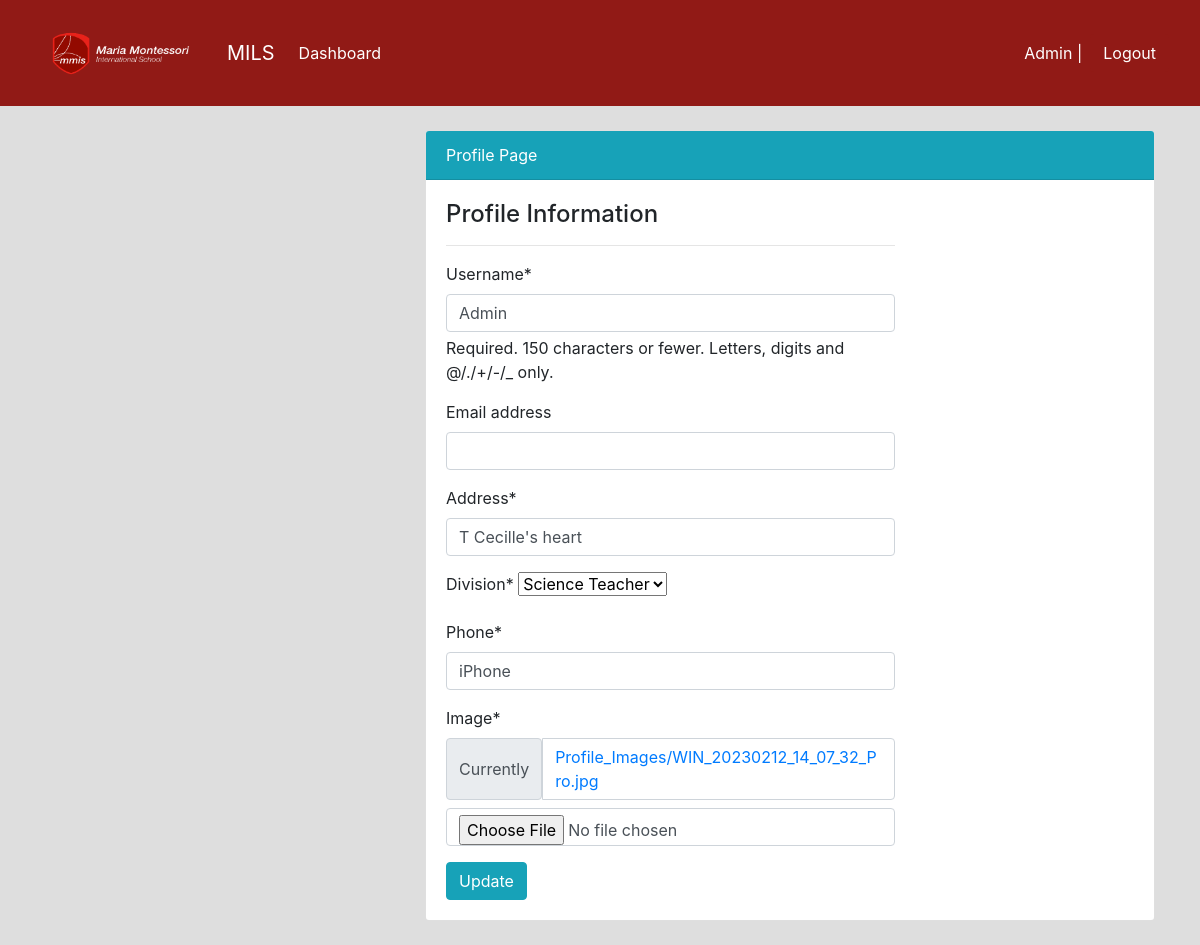
Screenshot of /profile/update/ (signed in) with the database file from the repository.
### user/models.py (models this page shows, shortened)
class Profile(models.Model):
    staff = models.OneToOneField(User, on_delete=models.CASCADE, null=True)
    address = models.CharField(max_length=200, null=True)
    division = models.CharField(max_length=20, choices=SUBJECT, default='Science Teacher')
    phone = models.CharField(max_length=20, null=True)
    image = models.ImageField(default='avatar.jpg', upload_to='Profile_Images')

### user/views.py (the view)
# urls.py: path('profile/update/', user_view.profile_update, name='user-profile-update'),
def profile_update(request):
    if request.method=='POST':
        user_form = UserUpdateForm(request.POST, instance=request.user)
        profile_form = ProfileUpdateForm(request.POST, request.FILES, instance=request.user.profile)
        if user_form.is_valid() and profile_form.is_valid():
            user_form.save()
            profile_form.save()
            return redirect('user-profile')
    else:
        user_form = UserUpdateForm(instance=request.user)
        profile_form = ProfileUpdateForm(instance=request.user.profile)
    context = {
        'user_form': user_form,
        'profile_form': profile_form,
    }
    return render(request, 'user/profile_update.html', context)

### user/forms.py
class UserUpdateForm(forms.ModelForm):
    class Meta:
        model = User
        fields = ['username', 'email']

class ProfileUpdateForm(forms.ModelForm):
    class Meta:
        model = Profile
        fields = ['address', 'division', 'phone', 'image']

### templates/user/profile_update.html (shortened to what this page needs)
{% extends 'partials/base.html' %}
{% load crispy_forms_filters %}
{% load crispy_forms_tags %}
{% block content %}
<div class="container">
    <div class="row my-4">
        <div class="col-md-4">
        </div>
        <div class="col-md-8">
            <div class="card">
                <div class="card-header bg-info text-white">
                    Profile Page
                </div>
                <div class="card-body">
                    <div class="row">
                        <div class="col-md-8">
                            <span class="h4"> Profile Information</span>
                            <hr>
                            <form method="POST" enctype="multipart/form-data">
                                {{ user_form|crispy }}
                                {{ profile_form|crispy }}
                                <input class="btn btn-info" type="submit" value="Update">
                            </form>
                        </div>
                    </div>
                </div>
            </div>
        </div>
    </div>
</div>
{% endblock %}

### templates/partials/nav.html (shortened to what this page needs)
{% load static %}
<nav class="navbar navbar-expand-lg" style = "background-color:#911A16;">
    <div class="container-fluid">
        <a class = "navbar-brand" href="https://www.mmis.edu.ph"><img src = "{% static 'MMISBG.png' %}" width = "180" height="80"> </a>
        <a class="navbar-brand text-white d-inline-block align-top" href="{% url 'dashboard-index' %}">MILS</a>
        {% if user.is_authenticated %}
        <div class="collapse navbar-collapse" id="navbarSupportedContent">
                <ul class="navbar-nav mr-auto">
                    <li class="nav-item active">
                        <a class="nav-link text-white" href="{% url 'dashboard-index' %}">Dashboard </a>
                    </li>
                </ul>
                <ul class="navbar-nav ml-auto">
                    <li class="nav-item active">
                        <a class="nav-link text-white" href="{% url 'user-profile' %}"> {{user.username}} | </a>
                    </li>
                    <form method="post" action="{% url 'user-logout' %}" class="form-inline my-2 my-lg-0">
                        <button class="btn btn-" type="submit" style="background-color:#911A16; color:#FFFFFF;" >Logout</button>
                      </form>
                </ul>
            {% endif %}
        </div>
    </div>
</nav>

### static/style.css (style rules this page uses)
body { background: rgb(230, 227, 227); margin: 0px; }

### rows the page displays
Profile: address "T Cecille's heart", division "Science Teacher", phone "iPhone"

### other values shown
{{ user.username }} "Admin"
